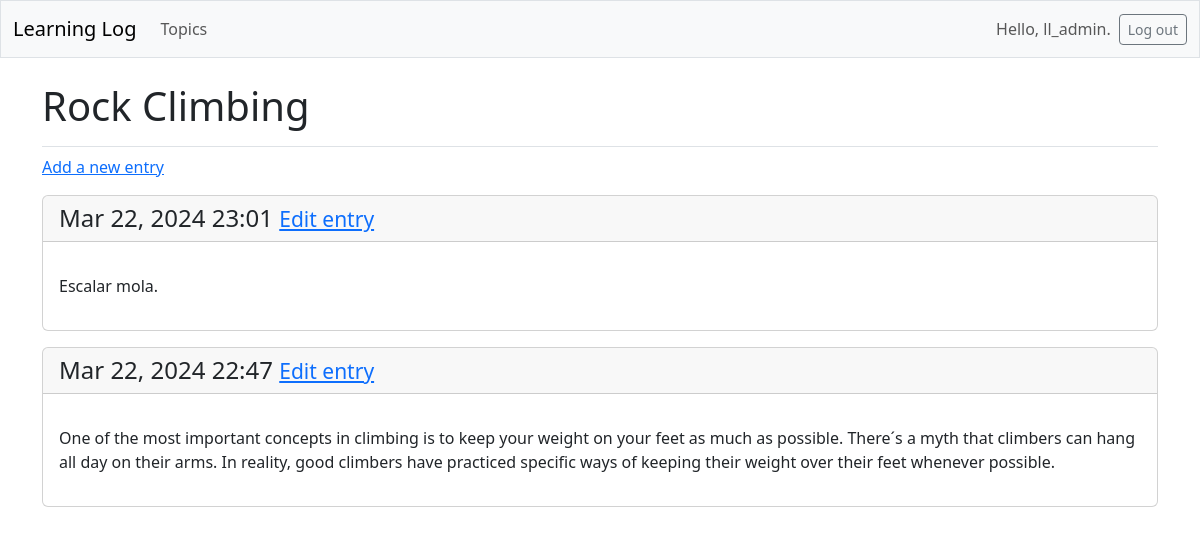
The app's page /topics/2/ (signed in), older data.
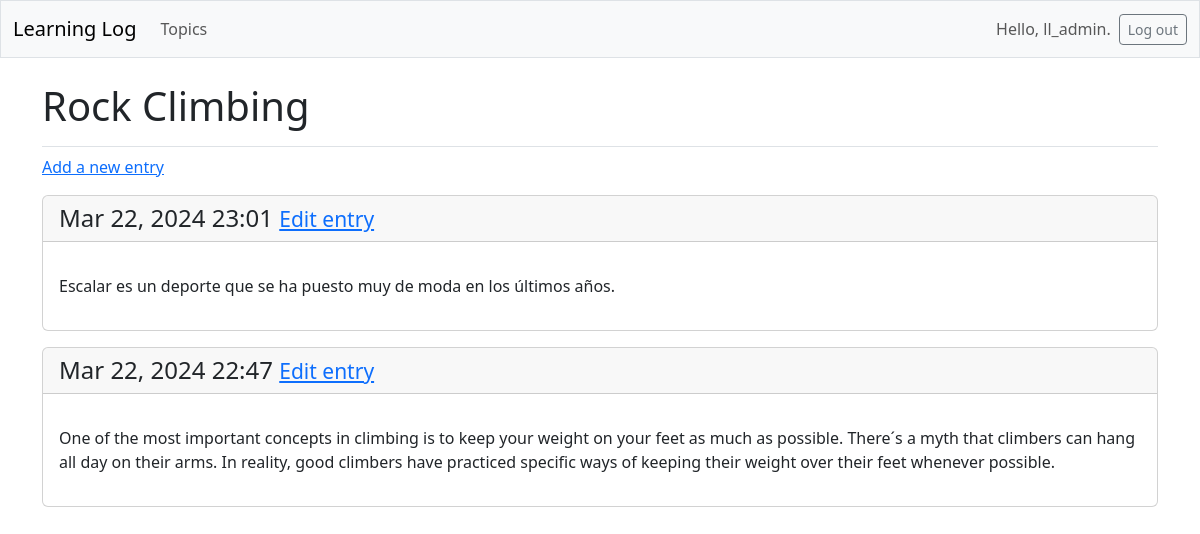
The same page, newer data.
### learning_logs/models.py (models this page shows, shortened)
class Entry(models.Model):
    topic = models.ForeignKey(Topic, on_delete=models.CASCADE)
    text = models.TextField()
    date_added = models.DateTimeField(auto_now_add=True)
    class Meta:
        verbose_name_plural = 'entries'

### learning_logs/views.py (the view)
# urls.py: path('topics/<int:topic_id>/', views.topic, name = 'topic'),
@login_required
def topic (request, topic_id):
    topic = Topic.objects.get(id = topic_id)
    check_topic_owner(request, topic.id)
    entries = topic.entry_set.order_by('-date_added')
    context = {'topic': topic, 'entries': entries}
    return render(request, 'learning_logs/topic.html', context)

### learning_logs/views.py (called while the page is built)
def check_topic_owner (request, topic_id):
    topic = Topic.objects.get(id = topic_id)
    if topic.owner != request.user:
        raise Http404
    return topic

### learning_logs/templates/learning_logs/topic.html
{% extends 'learning_logs/base.html' %}
{% block page_header %}
    <h1>{{ topic.text }}</h1>
{% endblock page_header %}
{% block content %}
    <p>
        <a href="{% url 'learning_logs:new_entry' topic.id %}">
            Add a new entry</a>
    </p>
    {% for entry in entries %}
        <div class="card mb-3">
            <h4 class = "card-header">
                {{ entry.date_added|date:'M d, Y H:i' }}
                <small><a href="{% url 'learning_logs:edit_entry' entry.id %}">
                        Edit entry</a></small>
            </h4>
            <div class="card-body">
                <p class="card-text">{{ entry.text|linebreaks }}</p></div>
        </div>
    {% empty %}
        <li>No entries have been added yet.</li>
    {% endfor %}
{% endblock content %}

Row changes from the older to the newer data that the page shows:
changed Entry: text "Escalar mola." → "Escalar es un deporte que se ha puesto muy de moda en los últimos años."
